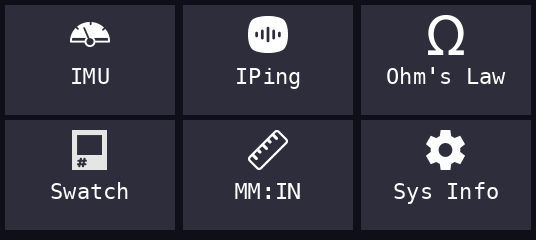
#> input picture img/02_launcher.png, 536 x 240 px
$ python png_to_icon.py ../img/02_launcher.png out.png
#> lines starting #> are read from the running program, lines starting #| are printed output that depends on the picture
#!/usr/bin/env python3
"""Convert a PNG image to a colour565 .bin file for the device.

Usage:
    python3 tools/png_to_icon.py input.png [output.bin]

If output is omitted, writes to the same name with .bin extension.

The input PNG will be resized to 40x40 if it isn't already.
Transparency is composited over black.

The output is raw big-endian RGB565 bytes (2 bytes per pixel, 3200 bytes total).
Upload to the board under /icons/<app_name>.bin

Requires Pillow:
    pip install Pillow
"""

import sys
import struct
from pathlib import Path

try:
    from PIL import Image
except ImportError:
    print("Error: Pillow is required. Install with: pip install Pillow")
    sys.exit(1)

ICON_SIZE = 40


def rgb_to_565(r, g, b):
    """Convert 8-bit RGB to 16-bit RGB565 (big-endian byte order)."""
    return ((r & 0xF8) << 8) | ((g & 0xFC) << 3) | (b >> 3)


def convert(input_path, output_path):
    img = Image.open(input_path)
#> img is the input picture: PIL image 536x240 RGB; mean R, G, B 51.6, 51.7, 65.2

    # Composite alpha over black
    if img.mode == "RGBA":
        bg = Image.new("RGBA", img.size, (0, 0, 0, 255))
        img = Image.alpha_composite(bg, img)
    img = img.convert("RGB")

    # Resize to 40x40
    if img.size != (ICON_SIZE, ICON_SIZE):
        img = img.resize((ICON_SIZE, ICON_SIZE), Image.LANCZOS)
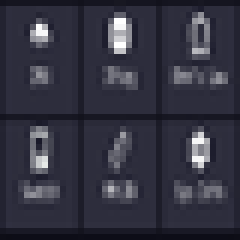
#> img: PIL image 40x40 RGB (shown 6 times larger); mean R, G, B 51.7, 51.8, 65.4

    # Convert to RGB565 bytes
    data = bytearray()
    for y in range(ICON_SIZE):
        for x in range(ICON_SIZE):
            r, g, b = img.getpixel((x, y))
            c565 = rgb_to_565(r, g, b)
            # Big-endian: high byte first (matches display.bitmap() expectation)
            data.append((c565 >> 8) & 0xFF)
            data.append(c565 & 0xFF)

    with open(output_path, "wb") as f:
        f.write(data)

    print("Converted {} -> {} ({} bytes, {}x{})".format(
        input_path, output_path, len(data), ICON_SIZE, ICON_SIZE))
#| Converted ../img/02_launcher.png -> out.png (3200 bytes, 40x40)
    print("\nUpload to board:")
    print("  mpremote connect $PORT cp {} :/icons/{}".format(
        output_path, output_path.name))


if __name__ == "__main__":
    if len(sys.argv) < 2:
        print("Usage: python3 tools/png_to_icon.py input.png [output.bin]")
        sys.exit(1)

    input_path = Path(sys.argv[1])
    if len(sys.argv) >= 3:
        output_path = Path(sys.argv[2])
    else:
        output_path = input_path.with_suffix(".bin")

    convert(input_path, output_path)
